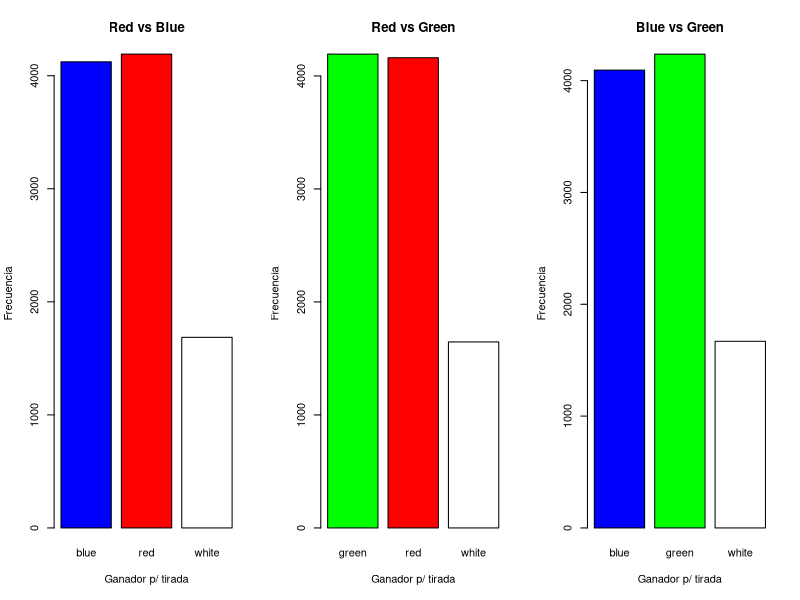
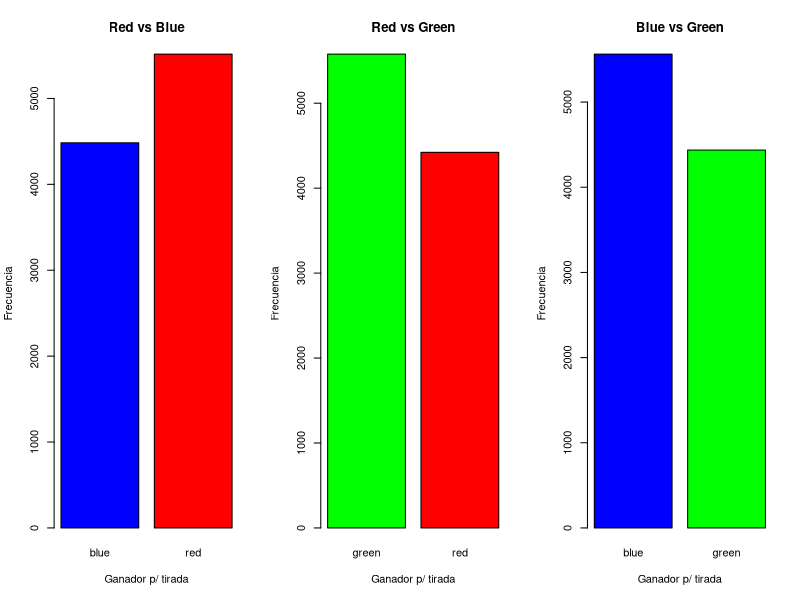
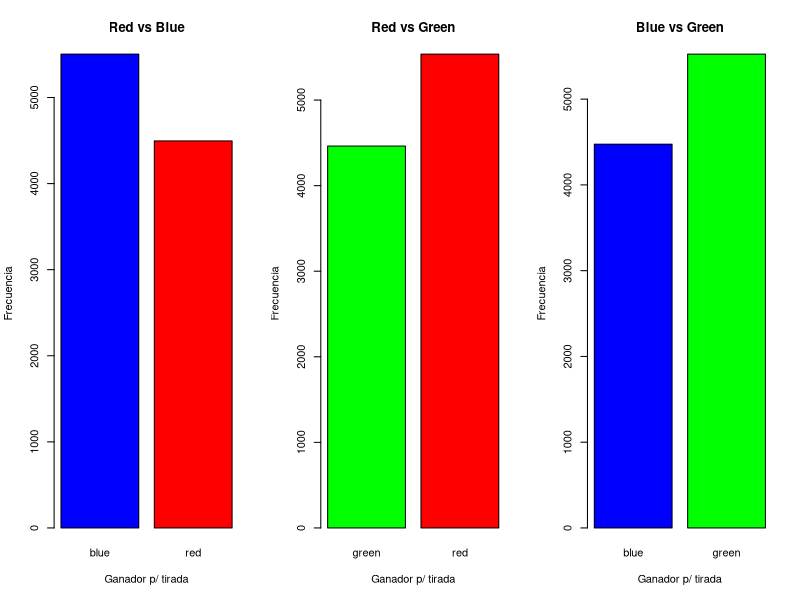
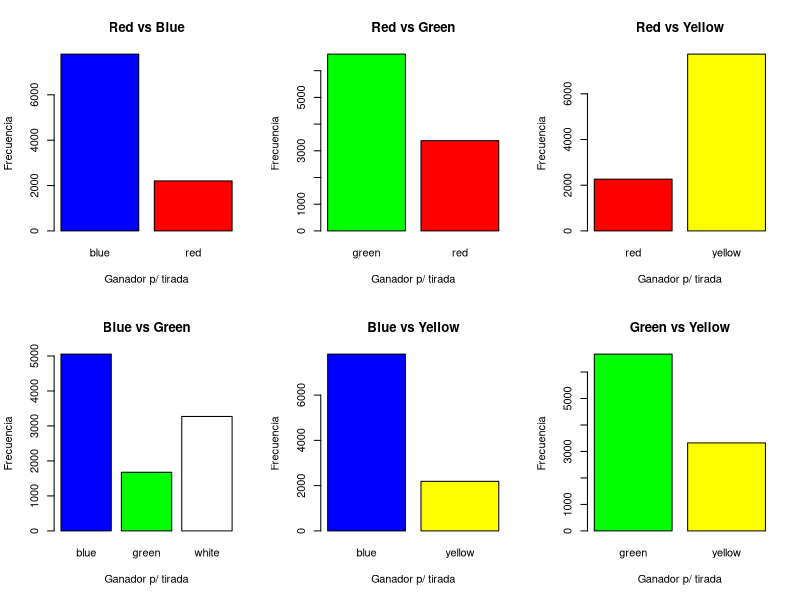

Write the R code that produced these figures, in order.
#Pseudoclase dado
dado<-function(caras,nombre){
    d<-list("caras"=caras,"nom"=nombre)
    class(d)<-"dado"
    return(d)
}

print.dado<-function(d){
    cat(d$nom,"\n")
    nc<-length(d$caras)
    cat("╔",rep("═╦",nc-1),"═╗\n",sep="")
    for(i in 1:nc) cat("║",d$caras[i],sep="")
    cat("║\n")
    cat("╚",rep("═╩",nc-1),"═╝\n",sep="")
}

tirar<-function(d,n=1){
    s<-sample(d$caras,size=n,replace=TRUE)
    t<-sum(s)
    r<-list("s"=s,"t"=t,"nom"=d$nom)
    return(r)
}

gana<-function(s1,s2){
    res<-ifelse(s1$t<s2$t,s2$nom,
	ifelse(s1$t>s2$t,s1$nom,"white"))
    return(res)
}

ciclos<-10000

#--------------------
#Comienza simulación
#--------------------

# Dados normales
dado1<-dado(1:6,"red")
dado2<-dado(1:6,"blue")
dado3<-dado(1:6,"green")

r1vs2<-character()
r1vs3<-character()
r2vs3<-character()

for(i in 1:ciclos){
    d1<-tirar(dado1)
    d2<-tirar(dado2)
    d3<-tirar(dado3)
    r1vs2<-c(r1vs2,gana(d1,d2))
    r1vs3<-c(r1vs3,gana(d1,d3))
    r2vs3<-c(r2vs3,gana(d2,d3))
}

t1vs2<-table(r1vs2)
t1vs3<-table(r1vs3)
t2vs3<-table(r2vs3)

pdf("dadosNormales.pdf")
par(mfrow=c(1,3))
barplot(t1vs2,main="Red vs Blue",col=names(t1vs2),ylab="Frecuencia",xlab="Ganador p/ tirada",
        names.arg=names(t1vs2))
barplot(t1vs3,main="Red vs Green",col=names(t1vs3),ylab="Frecuencia",xlab="Ganador p/ tirada",
        names.arg=names(t1vs3))
barplot(t2vs3,main="Blue vs Green",col=names(t2vs3),ylab="Frecuencia",xlab="Ganador p/ tirada",
        names.arg=names(t2vs3))
dev.off()

# Dados no transitivos
dado1<-dado(c(2,2,4,4,9,9),"red")
dado2<-dado(c(1,1,6,6,8,8),"blue")
dado3<-dado(c(3,3,5,5,7,7),"green")

r1vs2<-character()
r1vs3<-character()
r2vs3<-character()

for(i in 1:ciclos){
    d1<-tirar(dado1)
    d2<-tirar(dado2)
    d3<-tirar(dado3)
    r1vs2<-c(r1vs2,gana(d1,d2))
    r1vs3<-c(r1vs3,gana(d1,d3))
    r2vs3<-c(r2vs3,gana(d2,d3))
}

t1vs2<-table(r1vs2)
t1vs3<-table(r1vs3)
t2vs3<-table(r2vs3)

pdf("dadosNoTransitivos.pdf")
par(mfrow=c(1,3))
barplot(t1vs2,main="Red vs Blue",col=names(t1vs2),ylab="Frecuencia",xlab="Ganador p/ tirada",
        names.arg=names(t1vs2))
barplot(t1vs3,main="Red vs Green",col=names(t1vs3),ylab="Frecuencia",xlab="Ganador p/ tirada",
        names.arg=names(t1vs3))
barplot(t2vs3,main="Blue vs Green",col=names(t2vs3),ylab="Frecuencia",xlab="Ganador p/ tirada",
        names.arg=names(t2vs3))
dev.off()


dado1<-dado(c(1,1,5,5,9,9),"red")
dado2<-dado(c(2,2,6,6,7,7),"blue")
dado3<-dado(c(3,3,4,4,8,8),"green")

# Imprime el dado
#print(dado1)

d1<-tirar(dado1,2)
d2<-tirar(dado2,2)
d3<-tirar(dado3,2)


# Ver que dado es mayor
r1vs2<-character()
r1vs3<-character()
r2vs3<-character()

for(i in 1:ciclos){
    d1<-tirar(dado1)
    d2<-tirar(dado2)
    d3<-tirar(dado3)
    r1vs2<-c(r1vs2,gana(d1,d2))
    r1vs3<-c(r1vs3,gana(d1,d3))
    r2vs3<-c(r2vs3,gana(d2,d3))
}

#ver estructura de tiradas
#str(table$r1vs2)
#str(table$r1vs3)
#str(table$r2vs3)

t1vs2<-table(r1vs2)
t1vs3<-table(r1vs3)
t2vs3<-table(r2vs3)

# Preparar la pantalla para guardar 3 gráficos, lo que salga a la pantalla guardarlo en un archivo pdf
pdf("dadosNoTransitivos_2Tiradas.pdf")
par(mfrow=c(1,3))
#crear un barplot el cual tenga de color los nombres, un titulo deacuerdo a la tabla
# y nombres en los ejes x y y de acuerdo a la tabla
# en el tope de las barras se debe mostrar la frecuencia
barplot(t1vs2,main="Red vs Blue",col=names(t1vs2),ylab="Frecuencia",xlab="Ganador p/ tirada",
        names.arg=names(t1vs2))
barplot(t1vs3,main="Red vs Green",col=names(t1vs3),ylab="Frecuencia",xlab="Ganador p/ tirada",
        names.arg=names(t1vs3))
barplot(t2vs3,main="Blue vs Green",col=names(t2vs3),ylab="Frecuencia",xlab="Ganador p/ tirada",
        names.arg=names(t2vs3))
#cerrar el archivo pdf
dev.off()

# Dados de efron
dado1<-dado(c(4,4,4,4,0,0),"red")
dados2<-dado(c(3,3,3,3,3,3),"blue")
dado3<-dado(c(6,6,6,2,2,2),"green")
dado4<-dado(c(5,5,5,5,1,1),"yellow")

r1vs2<-character()
r1vs3<-character()
r1vs4<-character()
r2vs3<-character()
r2vs4<-character()
r3vs4<-character()

for(i in 1:ciclos){
    d1<-tirar(dado1)
    d2<-tirar(dado2)
    d3<-tirar(dado3)
    d4<-tirar(dado4)
    r1vs2<-c(r1vs2,gana(d1,d2))
    r1vs3<-c(r1vs3,gana(d1,d3))
    r1vs4<-c(r1vs4,gana(d1,d4))
    r2vs3<-c(r2vs3,gana(d2,d3))
    r2vs4<-c(r2vs4,gana(d2,d4))
    r3vs4<-c(r3vs4,gana(d3,d4))
}

t1vs2<-table(r1vs2)
t1vs3<-table(r1vs3)
t1vs4<-table(r1vs4)
t2vs3<-table(r2vs3)
t2vs4<-table(r2vs4)
t3vs4<-table(r3vs4)

pdf("dadosNoTransitivosEfron.pdf")
par(mfrow=c(2,3))
barplot(t1vs2,main="Red vs Blue",col=names(t1vs2),ylab="Frecuencia",xlab="Ganador p/ tirada",
        names.arg=names(t1vs2))
barplot(t1vs3,main="Red vs Green",col=names(t1vs3),ylab="Frecuencia",xlab="Ganador p/ tirada",
        names.arg=names(t1vs3))
barplot(t1vs4,main="Red vs Yellow",col=names(t1vs4),ylab="Frecuencia",xlab="Ganador p/ tirada",
        names.arg=names(t1vs4))
barplot(t2vs3,main="Blue vs Green",col=names(t2vs3),ylab="Frecuencia",xlab="Ganador p/ tirada",
        names.arg=names(t2vs3))
barplot(t2vs4,main="Blue vs Yellow",col=names(t2vs4),ylab="Frecuencia",xlab="Ganador p/ tirada",
        names.arg=names(t2vs4))
barplot(t3vs4,main="Green vs Yellow",col=names(t3vs4),ylab="Frecuencia",xlab="Ganador p/ tirada",
        names.arg=names(t3vs4))
dev.off()

# -----
